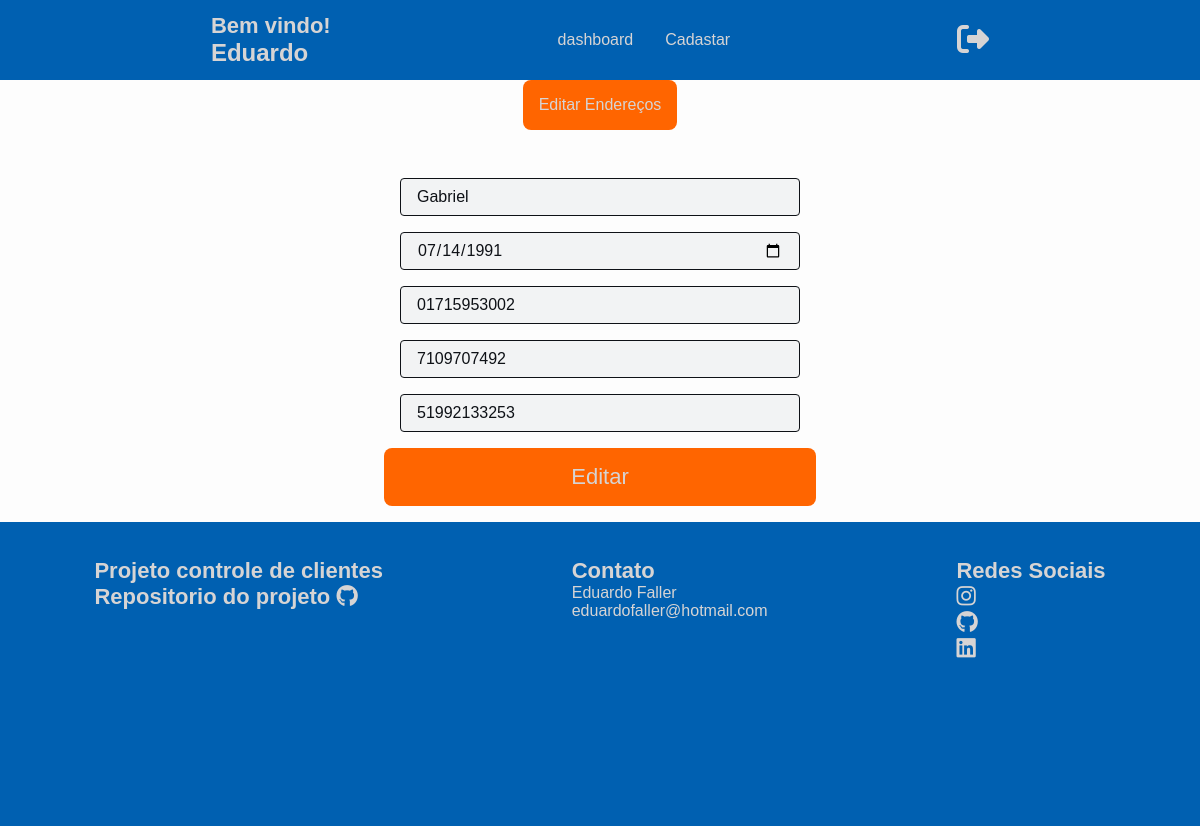
/clientscontrol/app/views/editar.php?id=137 (signed in), run on the app's committed database.
### tables this page shows
CREATE TABLE IF NOT EXISTS `clients` (
  `id_client` int(10) NOT NULL AUTO_INCREMENT,
  `id_address` varchar(255) DEFAULT NULL,
  `id_login` varchar(255) DEFAULT NULL,
  `nome` text,
  `cpf` varchar(14) DEFAULT NULL,
  `rg` varchar(10) DEFAULT NULL,
  `phone` varchar(13) DEFAULT NULL,
  `birth` date DEFAULT NULL,
  PRIMARY KEY (`id_client`),
  KEY `id_address_fk` (`id_address`),
  KEY `id_login_fk` (`id_login`)
);

### clientscontrol/app/controllers/controllerEditarClient.php (called while the page is built, shortened)
<?php
require("../models/banco.php");
class editarController
{
    private $editar;
    public $nome;
    public $birth;
    public $cpf;
    public $rg;
    public $phone;
    public function __construct($id)
    {
        $this->editar = new Banco();
        $this->criarFormulario($id);
    }
    private function criarFormulario($id)
    {
        $row = $this->editar->pesquisaClient($id);
        $this->nome = $row['nome'];
        $this->birth = $row['birth'];
        $this->cpf = $row['cpf'];
        $this->phone = $row['phone'];
        $this->rg = $row['rg'];
    }
    public function getName()
    {
        return $this->nome;
    }
    public function getBirth()
    {
        return $this->birth;
    }
    public function getCpf()
    {
        return $this->cpf;
    }
    public function getPhone()
    {
        return $this->phone;
    }
    public function getRG()
    {
        return $this->rg;
    }
}
$id = filter_input(INPUT_GET, 'id');
$editar = new editarController($id);

### clientscontrol/app/models/banco.php (called while the page is built, shortened)
<?php
class Banco
{
    protected $mysqli;
    private function conexao()
    {
        $this->mysqli = new mysqli(BD_SERVIDOR, BD_USUARIO, BD_SENHA, BD_BANCO);
    }
    public function pesquisaClient($id)
    {
        $result = $this->mysqli->query("SELECT * FROM clients WHERE id_client = '$id' LIMIT 1");
        return $result->fetch_array(MYSQLI_ASSOC);
    }
}

### clientscontrol/app/views/editar.php (the view, shortened to what this page needs)
<!DOCTYPE HTML>
<html>
<?php include_once("head.php") ?>
<body>
    <?php
    include("menu.php");
    ?>
    <?php require("../controllers/controllerEditarClient.php");?>
    <main class="main">
        <div>
            <?php echo "<a class='btnAdresses' href='editarAdresses.php?id=" . $_SESSION["id_client"]. "'>Editar Endereços</a>";?>
        </div>
        <form class=" form-card" method="POST" action="../controllers/controllerEditarClient.php" id="form" name="form">
            <div class="card">
                <div class="input-box">
                    <input type="text" id="nome" name="nome" value="<?php echo $editar->getName(); ?>"
                        placeholder="Nome de Cliente" required autofocus>
                </div>
                <div class="input-box">
                    <input type="date" id="birth" placeholder="Data de nascimeto"
                        value="<?php echo $editar->getBirth(); ?>" name="birth" required>
                </div>
                <div class="input-box">
                    <input type="text" id="cpf" name="cpf" value="<?php echo $editar->getCpf(); ?>" placeholder="CPF"
                        required>
                </div>
                <div class="input-box">
                    <input type="number" id="rg" name="rg" value="<?php echo $editar->getRG(); ?>" placeholder=" RG"
                        required>
                </div>
                <div class="input-box">
                    <input type="tel" id="phone" name="phone" value="<?php echo $editar->getPhone(); ?>" placeholder="
                        Telefone" required>
                </div>
            </div>
            <div class="form-cadastro">
                <button type="submit" class="btn" id="editar" name="submit" value="Submit">Editar</button>
            </div>
        </form>
    </main>
    <?php include("footer.php"); ?>
</body>
</html>

### clientscontrol/app/views/style.css (style rules this page uses)
* { margin: 0; padding: 0; border: 0; box-sizing: border-box; font-family: 'Poppins', sans-serif; }
body { font-weight: 400; color: #0e1116; background-color: #fdfdfd; min-height: 100vh; overflow-x: hidden; }
main { position: relative; width: 100%; display: flex; min-height: 100%; flex-direction: column; align-items: center; justify-content: center; gap: 16px; }
.form-card { margin: 16px ; }
.card div { width: 50vh; display: flex; flex-direction: column; align-items: center; border-radius: 8px; background-color: #f2f3f4; border: 1 solid #0e1116 ; margin: 16px; gap: 16px; }
.input-box input { width: 100%; height: 38px ; padding: 16px; border: 1px solid #0e1116 ; background-color: #f2f3f4; border-radius: 4px; outline: none; color: #0e1116; font-size: 16px; }
.btn { background-color: #FF6500; border: none; padding: 16px; width: 100%; border-radius: 8px; color: #d6d4d4; font-size: 22px; display: flex; gap: 8px; justify-content: center; transition: 0.5s; }
.btnAdresses { background-color: #FF6500; border: none; padding: 16px; width: 100%; height: 100%; border-radius: 8px; color: #d6d4d4; font-size: 16px; display: flex; justify-content: center; transition: 0.5s; }
a { color:#0e1116; text-decoration: none; transition: 0.3s; }

### data on the page
clients: nome "Gabriel", birth "07/14/1991", cpf "01715953002", rg "7109707492", phone "51992133253"

### other printed values
$_SESSION["nome"] "Eduardo"
